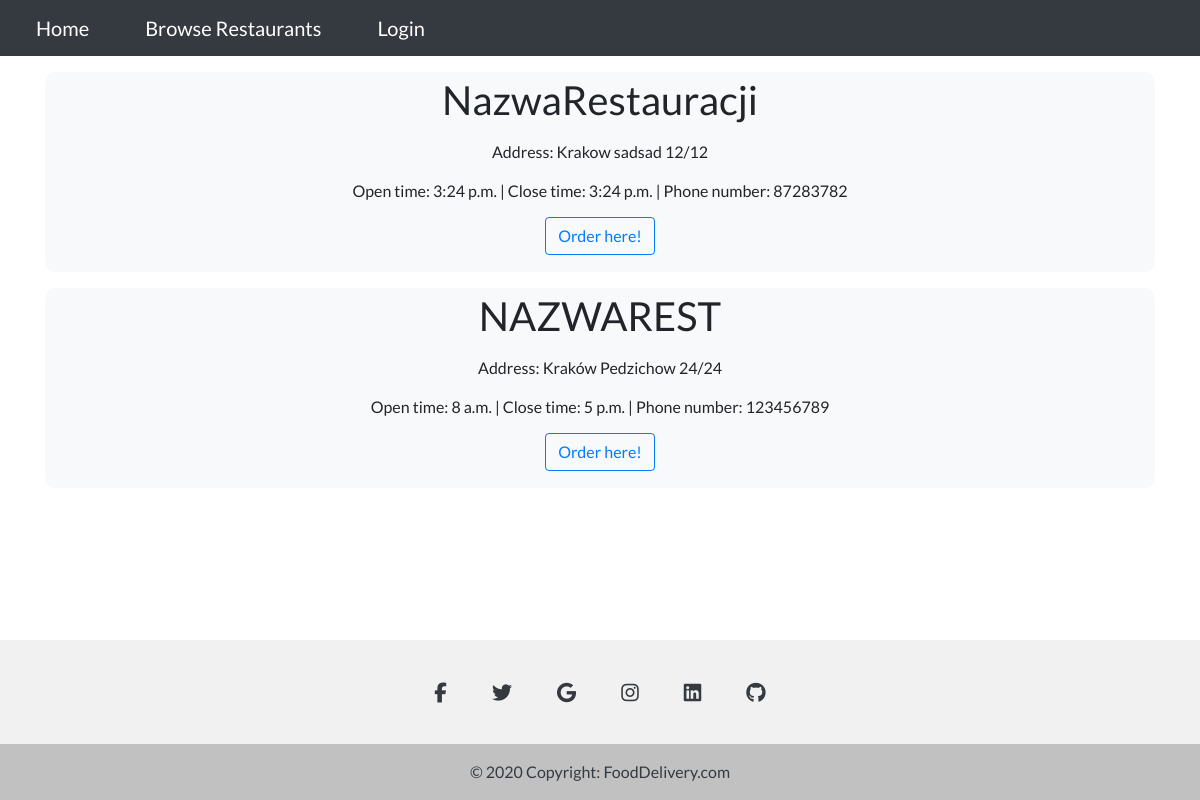
Before: /browseRestaurants/ with the older database file.
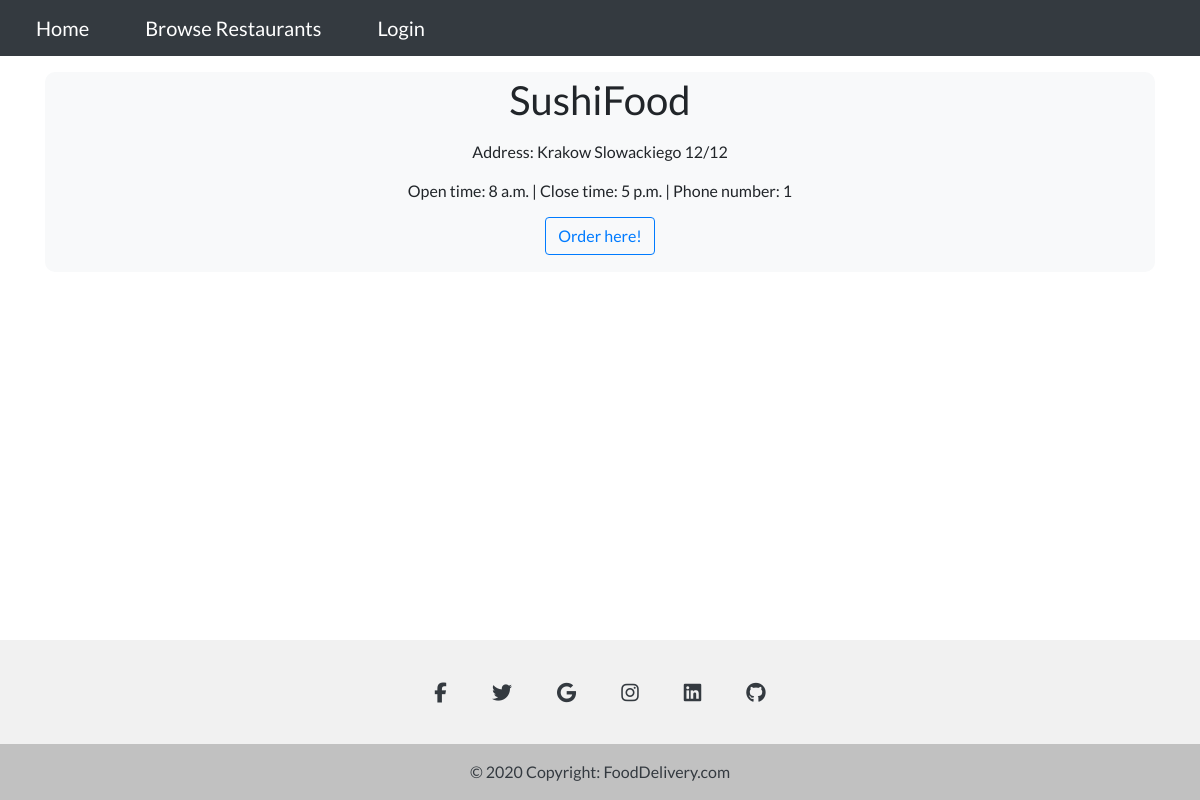
After: the same page with the newer database file.
### Users/models.py (models this page shows)
class Restaurants(models.Model):
    user = models.ForeignKey(User, on_delete=models.CASCADE)
    restaurant_name = models.CharField(max_length=50)
    address = models.ForeignKey(Address, on_delete=models.CASCADE)
    phone_number = models.CharField(max_length=9)
    NIP = models.CharField(max_length=12)
    open_time = models.TimeField()
    close_time = models.TimeField()
    latitude = models.CharField(max_length= 100,default = "0.0")
    longitude = models.CharField(max_length = 100, default = "0.0")

class Address(models.Model):
    city = models.CharField(max_length=50)
    street = models.CharField(max_length=100)
    building_number = models.IntegerField()
    flat_number = models.IntegerField(blank=True)

### OrderManagement/views.py (the view)
# urls.py: path('browseRestaurants/',OrderManagement_views.browse_restaurants,name = 'browseRestaurants'),
def browse_restaurants(request):
    restaurants = Restaurants.objects.all()
    args = {'restaurants':restaurants}
    return render(request,'OrderManagement/browseRestaurants.html',args)

### OrderManagement/templates/OrderManagement/browseRestaurants.html
{% extends "Home/base.html" %}
{% block content %}
<div class="container mx-auto text-center mt-3">
{% for restaurant in restaurants %}
<div class="container mt-3 bg-light text-center" style="height: 200px; border-radius: 10px;">
    <div class="p-1" style="margin-top: 12px; font-size: 24px;">
        <span class="h1">{{restaurant.restaurant_name}}
    </div>
    <div class="" style="margin-top: 12px;">
        Address: {{restaurant.address.city}} {{restaurant.address.street}} {{restaurant.address.building_number}}/{{restaurant.address.building_number}}
    </div>
    <div class="" style="margin-top: 15px;">
        Open time: {{restaurant.open_time}}  |  Close time: {{restaurant.close_time}}  |  Phone number: {{restaurant.phone_number}}
    </div>
    <div class="" style="margin-top: 12px; font-size: 24px;">
        <a href = "{% url 'restaurantPage' restaurant.id %}" class="btn btn-outline-primary">Order here!</a>
    </div>
</div>
{% endfor %}
</div>
<div style="height: 200px;"></div>
{% endblock content %}

Changed rows visible on the page:
removed Restaurants: restaurant_name "NazwaRestauracji", address.city "Krakow", address.street "sadsad", address.building_number "12", open_time "3:24 p.m.", close_time "3:24 p.m.", phone_number "87283782"
removed Restaurants: restaurant_name "NAZWAREST", address.city "Kraków", address.street "Pedzichow", address.building_number "24", open_time "8 a.m.", close_time "5 p.m.", phone_number "123456789"
added Restaurants: restaurant_name "SushiFood", address.city "Krakow", address.street "Slowackiego", address.building_number "12", open_time "8 a.m.", close_time "5 p.m.", phone_number "1"
